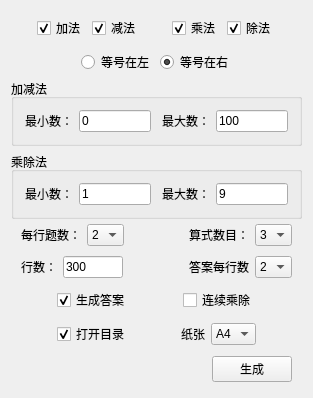
<?xml version="1.0" encoding="UTF-8"?>
<ui version="4.0">
 <class>autoqusClass</class>
 <widget class="QMainWindow" name="autoqusClass">
  <property name="geometry">
   <rect>
    <x>0</x>
    <y>0</y>
    <width>313</width>
    <height>349</height>
   </rect>
  </property>
  <property name="windowTitle">
   <string>自动出题</string>
  </property>
  <widget class="QWidget" name="centralWidget">
   <layout class="QVBoxLayout" name="verticalLayout" stretch="0,0,0,0,0,0,0,0,0">
    <property name="spacing">
     <number>0</number>
    </property>
    <item>
     <layout class="QHBoxLayout" name="horizontalLayout">
      <property name="topMargin">
       <number>5</number>
      </property>
      <property name="bottomMargin">
       <number>5</number>
      </property>
      <item>
       <spacer name="horizontalSpacer">
        <property name="orientation">
         <enum>Qt::Horizontal</enum>
        </property>
        <property name="sizeHint" stdset="0">
         <size>
          <width>40</width>
          <height>20</height>
         </size>
        </property>
       </spacer>
      </item>
      <item>
       <widget class="QCheckBox" name="m_withAdd">
        <property name="text">
         <string>加法</string>
        </property>
        <property name="checked">
         <bool>true</bool>
        </property>
       </widget>
      </item>
      <item>
       <widget class="QCheckBox" name="m_withDecrease">
        <property name="text">
         <string>减法</string>
        </property>
        <property name="checked">
         <bool>true</bool>
        </property>
       </widget>
      </item>
      <item>
       <spacer name="horizontalSpacer_3">
        <property name="orientation">
         <enum>Qt::Horizontal</enum>
        </property>
        <property name="sizeHint" stdset="0">
         <size>
          <width>40</width>
          <height>20</height>
         </size>
        </property>
       </spacer>
      </item>
      <item>
       <widget class="QCheckBox" name="m_withMuty">
        <property name="text">
         <string>乘法</string>
        </property>
        <property name="checked">
         <bool>true</bool>
        </property>
       </widget>
      </item>
      <item>
       <widget class="QCheckBox" name="m_withDiv">
        <property name="text">
         <string>除法</string>
        </property>
        <property name="checked">
         <bool>true</bool>
        </property>
       </widget>
      </item>
      <item>
       <spacer name="horizontalSpacer_2">
        <property name="orientation">
         <enum>Qt::Horizontal</enum>
        </property>
        <property name="sizeHint" stdset="0">
         <size>
          <width>40</width>
          <height>20</height>
         </size>
        </property>
       </spacer>
      </item>
     </layout>
    </item>
    <item>
     <layout class="QHBoxLayout" name="horizontalLayout_2">
      <property name="topMargin">
       <number>5</number>
      </property>
      <property name="bottomMargin">
       <number>5</number>
      </property>
      <item>
       <spacer name="horizontalSpacer_4">
        <property name="orientation">
         <enum>Qt::Horizontal</enum>
        </property>
        <property name="sizeHint" stdset="0">
         <size>
          <width>40</width>
          <height>20</height>
         </size>
        </property>
       </spacer>
      </item>
      <item>
       <widget class="QRadioButton" name="m_resAtLeft">
        <property name="text">
         <string>等号在左</string>
        </property>
        <property name="checked">
         <bool>false</bool>
        </property>
       </widget>
      </item>
      <item>
       <widget class="QRadioButton" name="m_resAtRight">
        <property name="text">
         <string>等号在右</string>
        </property>
        <property name="checked">
         <bool>true</bool>
        </property>
       </widget>
      </item>
      <item>
       <spacer name="horizontalSpacer_5">
        <property name="orientation">
         <enum>Qt::Horizontal</enum>
        </property>
        <property name="sizeHint" stdset="0">
         <size>
          <width>40</width>
          <height>20</height>
         </size>
        </property>
       </spacer>
      </item>
     </layout>
    </item>
    <item>
     <layout class="QVBoxLayout" name="verticalLayout_2">
      <item>
       <widget class="QGroupBox" name="groupBox">
        <property name="title">
         <string>加减法</string>
        </property>
        <layout class="QHBoxLayout" name="horizontalLayout_8">
         <item>
          <widget class="QLabel" name="label_4">
           <property name="text">
            <string>最小数：</string>
           </property>
          </widget>
         </item>
         <item>
          <widget class="CIntEdit" name="m_minNum">
           <property name="text">
            <string>0</string>
           </property>
          </widget>
         </item>
         <item>
          <spacer name="horizontalSpacer_6">
           <property name="orientation">
            <enum>Qt::Horizontal</enum>
           </property>
           <property name="sizeHint" stdset="0">
            <size>
             <width>40</width>
             <height>20</height>
            </size>
           </property>
          </spacer>
         </item>
         <item>
          <widget class="QLabel" name="label_3">
           <property name="text">
            <string>最大数：</string>
           </property>
          </widget>
         </item>
         <item>
          <widget class="CIntEdit" name="m_maxNum">
           <property name="text">
            <string>100</string>
           </property>
          </widget>
         </item>
        </layout>
       </widget>
      </item>
      <item>
       <widget class="QGroupBox" name="groupBox_2">
        <property name="title">
         <string>乘除法</string>
        </property>
        <layout class="QHBoxLayout" name="horizontalLayout_7">
         <item>
          <widget class="QLabel" name="label_7">
           <property name="text">
            <string>最小数：</string>
           </property>
          </widget>
         </item>
         <item>
          <widget class="CIntEdit" name="m_minNum_2">
           <property name="text">
            <string>1</string>
           </property>
          </widget>
         </item>
         <item>
          <spacer name="horizontalSpacer_7">
           <property name="orientation">
            <enum>Qt::Horizontal</enum>
           </property>
           <property name="sizeHint" stdset="0">
            <size>
             <width>40</width>
             <height>20</height>
            </size>
           </property>
          </spacer>
         </item>
         <item>
          <widget class="QLabel" name="label_6">
           <property name="text">
            <string>最大数：</string>
           </property>
          </widget>
         </item>
         <item>
          <widget class="CIntEdit" name="m_maxNum_2">
           <property name="text">
            <string>9</string>
           </property>
          </widget>
         </item>
        </layout>
       </widget>
      </item>
     </layout>
    </item>
    <item>
     <layout class="QHBoxLayout" name="horizontalLayout_3" stretch="0,0,0">
      <property name="leftMargin">
       <number>10</number>
      </property>
      <property name="topMargin">
       <number>5</number>
      </property>
      <property name="rightMargin">
       <number>10</number>
      </property>
      <property name="bottomMargin">
       <number>5</number>
      </property>
      <item>
       <layout class="QHBoxLayout" name="horizontalLayout_10">
        <item>
         <widget class="QLabel" name="label">
          <property name="text">
           <string>每行题数：</string>
          </property>
         </widget>
        </item>
        <item>
         <widget class="QComboBox" name="comboBoxRowQuestionNumber">
          <property name="currentText">
           <string>2</string>
          </property>
          <property name="currentIndex">
           <number>1</number>
          </property>
          <item>
           <property name="text">
            <string>1</string>
           </property>
          </item>
          <item>
           <property name="text">
            <string>2</string>
           </property>
          </item>
          <item>
           <property name="text">
            <string>3</string>
           </property>
          </item>
          <item>
           <property name="text">
            <string>4</string>
           </property>
          </item>
         </widget>
        </item>
       </layout>
      </item>
      <item>
       <spacer name="horizontalSpacer_8">
        <property name="orientation">
         <enum>Qt::Horizontal</enum>
        </property>
        <property name="sizeHint" stdset="0">
         <size>
          <width>40</width>
          <height>20</height>
         </size>
        </property>
       </spacer>
      </item>
      <item>
       <layout class="QHBoxLayout" name="horizontalLayout_11">
        <item>
         <widget class="QLabel" name="label_5">
          <property name="text">
           <string>算式数目：</string>
          </property>
         </widget>
        </item>
        <item>
         <widget class="QComboBox" name="comboBox_NumberCount">
          <property name="currentText">
           <string>3</string>
          </property>
          <property name="currentIndex">
           <number>1</number>
          </property>
          <item>
           <property name="text">
            <string>2</string>
           </property>
          </item>
          <item>
           <property name="text">
            <string>3</string>
           </property>
          </item>
          <item>
           <property name="text">
            <string>4</string>
           </property>
          </item>
          <item>
           <property name="text">
            <string>5</string>
           </property>
          </item>
         </widget>
        </item>
       </layout>
      </item>
     </layout>
    </item>
    <item>
     <layout class="QHBoxLayout" name="horizontalLayout_4">
      <property name="leftMargin">
       <number>10</number>
      </property>
      <property name="topMargin">
       <number>5</number>
      </property>
      <property name="rightMargin">
       <number>10</number>
      </property>
      <property name="bottomMargin">
       <number>5</number>
      </property>
      <item>
       <layout class="QHBoxLayout" name="horizontalLayout_13">
        <item>
         <widget class="QLabel" name="label_2">
          <property name="text">
           <string>行数：</string>
          </property>
         </widget>
        </item>
        <item>
         <widget class="CIntEdit" name="m_editRowCount">
          <property name="minimumSize">
           <size>
            <width>0</width>
            <height>0</height>
           </size>
          </property>
          <property name="maximumSize">
           <size>
            <width>60</width>
            <height>16777215</height>
           </size>
          </property>
          <property name="text">
           <string>300</string>
          </property>
         </widget>
        </item>
       </layout>
      </item>
      <item>
       <spacer name="horizontalSpacer_9">
        <property name="orientation">
         <enum>Qt::Horizontal</enum>
        </property>
        <property name="sizeHint" stdset="0">
         <size>
          <width>40</width>
          <height>20</height>
         </size>
        </property>
       </spacer>
      </item>
      <item>
       <layout class="QHBoxLayout" name="horizontalLayout_14">
        <item>
         <widget class="QLabel" name="label_8">
          <property name="text">
           <string>答案每行数</string>
          </property>
         </widget>
        </item>
        <item>
         <widget class="QComboBox" name="comboBox_RowAnswerNumber">
          <property name="currentText">
           <string>2</string>
          </property>
          <property name="currentIndex">
           <number>0</number>
          </property>
          <item>
           <property name="text">
            <string>2</string>
           </property>
          </item>
          <item>
           <property name="text">
            <string>3</string>
           </property>
          </item>
          <item>
           <property name="text">
            <string>4</string>
           </property>
          </item>
          <item>
           <property name="text">
            <string>5</string>
           </property>
          </item>
          <item>
           <property name="text">
            <string>6</string>
           </property>
          </item>
          <item>
           <property name="text">
            <string>7</string>
           </property>
          </item>
          <item>
           <property name="text">
            <string>8</string>
           </property>
          </item>
          <item>
           <property name="text">
            <string>9</string>
           </property>
          </item>
         </widget>
        </item>
       </layout>
      </item>
     </layout>
    </item>
    <item>
     <layout class="QHBoxLayout" name="horizontalLayout_5">
      <property name="topMargin">
       <number>5</number>
      </property>
      <property name="bottomMargin">
       <number>5</number>
      </property>
      <item>
       <spacer name="horizontalSpacer_10">
        <property name="orientation">
         <enum>Qt::Horizontal</enum>
        </property>
        <property name="sizeHint" stdset="0">
         <size>
          <width>40</width>
          <height>20</height>
         </size>
        </property>
       </spacer>
      </item>
      <item>
       <widget class="QCheckBox" name="m_withAnswer">
        <property name="text">
         <string>生成答案</string>
        </property>
        <property name="checked">
         <bool>true</bool>
        </property>
       </widget>
      </item>
      <item>
       <spacer name="horizontalSpacer_15">
        <property name="orientation">
         <enum>Qt::Horizontal</enum>
        </property>
        <property name="sizeHint" stdset="0">
         <size>
          <width>40</width>
          <height>20</height>
         </size>
        </property>
       </spacer>
      </item>
      <item>
       <widget class="QCheckBox" name="m_MutiDivContinuous">
        <property name="text">
         <string>连续乘除</string>
        </property>
        <property name="checked">
         <bool>false</bool>
        </property>
       </widget>
      </item>
      <item>
       <spacer name="horizontalSpacer_11">
        <property name="orientation">
         <enum>Qt::Horizontal</enum>
        </property>
        <property name="sizeHint" stdset="0">
         <size>
          <width>40</width>
          <height>20</height>
         </size>
        </property>
       </spacer>
      </item>
     </layout>
    </item>
    <item>
     <layout class="QHBoxLayout" name="horizontalLayout_6">
      <property name="topMargin">
       <number>5</number>
      </property>
      <property name="bottomMargin">
       <number>5</number>
      </property>
      <item>
       <spacer name="horizontalSpacer_13">
        <property name="orientation">
         <enum>Qt::Horizontal</enum>
        </property>
        <property name="sizeHint" stdset="0">
         <size>
          <width>40</width>
          <height>20</height>
         </size>
        </property>
       </spacer>
      </item>
      <item>
       <widget class="QCheckBox" name="m_openDir">
        <property name="text">
         <string>打开目录</string>
        </property>
        <property name="checked">
         <bool>true</bool>
        </property>
       </widget>
      </item>
      <item>
       <spacer name="horizontalSpacer_16">
        <property name="orientation">
         <enum>Qt::Horizontal</enum>
        </property>
        <property name="sizeHint" stdset="0">
         <size>
          <width>40</width>
          <height>20</height>
         </size>
        </property>
       </spacer>
      </item>
      <item>
       <widget class="QLabel" name="label_9">
        <property name="text">
         <string>纸张</string>
        </property>
       </widget>
      </item>
      <item>
       <widget class="QComboBox" name="comboBox_Paper">
        <property name="currentText">
         <string>A4</string>
        </property>
        <property name="currentIndex">
         <number>1</number>
        </property>
        <item>
         <property name="text">
          <string>A3</string>
         </property>
        </item>
        <item>
         <property name="text">
          <string>A4</string>
         </property>
        </item>
        <item>
         <property name="text">
          <string>A5</string>
         </property>
        </item>
       </widget>
      </item>
      <item>
       <spacer name="horizontalSpacer_14">
        <property name="orientation">
         <enum>Qt::Horizontal</enum>
        </property>
        <property name="sizeHint" stdset="0">
         <size>
          <width>40</width>
          <height>20</height>
         </size>
        </property>
       </spacer>
      </item>
     </layout>
    </item>
    <item>
     <layout class="QHBoxLayout" name="horizontalLayout_9">
      <property name="topMargin">
       <number>5</number>
      </property>
      <property name="rightMargin">
       <number>10</number>
      </property>
      <property name="bottomMargin">
       <number>5</number>
      </property>
      <item>
       <spacer name="horizontalSpacer_12">
        <property name="orientation">
         <enum>Qt::Horizontal</enum>
        </property>
        <property name="sizeHint" stdset="0">
         <size>
          <width>40</width>
          <height>20</height>
         </size>
        </property>
       </spacer>
      </item>
      <item>
       <widget class="QPushButton" name="m_pushButtonOK">
        <property name="text">
         <string>生成</string>
        </property>
       </widget>
      </item>
     </layout>
    </item>
    <item>
     <layout class="QHBoxLayout" name="horizontalLayout_12"/>
    </item>
   </layout>
  </widget>
 </widget>
 <layoutdefault spacing="6" margin="11"/>
 <customwidgets>
  <customwidget>
   <class>CIntEdit</class>
   <extends>QLineEdit</extends>
   <header location="global">IntEdit.h</header>
  </customwidget>
 </customwidgets>
 <resources/>
 <connections/>
</ui>
